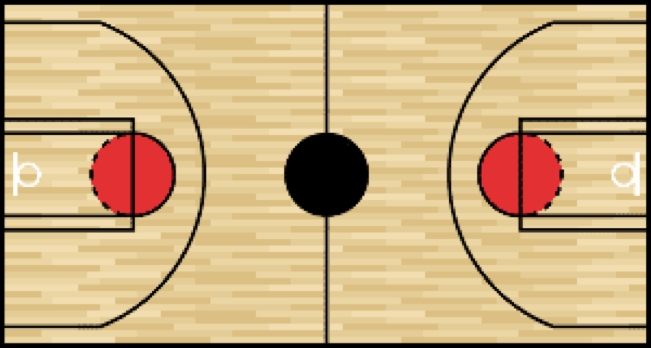
%> input picture GeneratebballTacticsFeatures/court.png, 651 x 348 px
$ octave runMILFeature.m   (GNU Octave 9; MATLAB toolbox functions it lacks are replaced by stand-ins)
%> lines starting %> are read from the running program, lines starting %| are printed output that depends on the picture
### codes/GeneratebballTacticsFeatures/gMIL.m
function gMIL(workingDir,featureSet)
%> called with workingDir = 'codes/GeneratebballTacticsFeatures'
% reset system figures and variables
% clear all
% close all
addpath(genpath(workingDir));
addpath(genpath([workingDir '/utility']));

LoadTacticsParams;


% Load Pre-Label Trajectories Data
load([workingDir '/S.mat']);
% load('SAlign.mat');
% load('originS.mat');


% Load Half-court Image
court = imread([workingDir '/court.png']);
%> court is the input picture: size 348x651x3 uint8; mean R, G, B 203.3, 175.4, 129.8
court = court(:, 326:end, :);
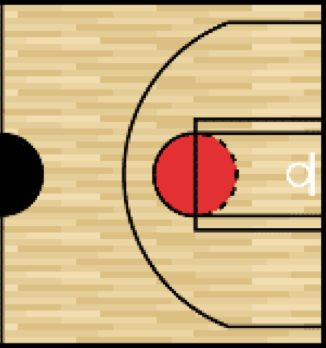
%> court: size 348x326x3 uint8; mean R, G, B 202.2, 174.5, 129.2
[h w c] = size(court);
%> h = 348; w = 326; c = 3
% leftHalfCourt = court(:,1:325,:);
% rightHalfCourt = court(:,326:end,:);

S = FixVideoMapping(S,court);

gtSAlign = AlignTraj(S,tactics.gtAlignment);

tacCentroid = [1 25 43 49 60 77 93 101 116 134];

tactics.refVideoIndex = tacCentroid;

Traj = gtSAlign(tacCentroid,:);
if  ~exist('gtCentroidAssign.mat','file')
    [gtCentroidAssign,gtCentroidCost] = FindGTCentroidAlign(tactics,Traj,'P+V');
    save('gtCentroidAssign.mat','gtCentroidAssign');
else
    load('gtCentroidAssign.mat');
end


fileIO.sourceDir = ['Collected Tactics' filesep 'Total' filesep];
fileIO.outputDir = ['Output' filesep];
if ~exist(fileIO.outputDir,'dir')
    mkdir(fileIO.outputDir);
end
% [13 lines of commented-out code are left out]
if  ~exist('gtSAlignSync.mat','file')
    [gtSAlignSync,~] = GenerateSyncData(gtSAlign,tactics,'concat','P+V');
    save('gtSAlignSync.mat','gtSAlignSync');
else
    load('gtSAlignSync.mat');
end
% [24 lines of commented-out code are left out]


bballZone = LoadBasketballCourtParam(court);
plotFlag = 1;
outputFeature = 0;
SYNC = 1;
stageNum = 10;
Zone = 0;


if sum(ismember(featureSet,{'P','V','P+V'}))

frameRate = 30;
for T = 1:size(gtSAlign,1)
    for p = 1:size(gtSAlign,2)
        gtSAlignSyncN{T,p}(:,1) = gtSAlignSync{T,p}(:,1)/w;
        gtSAlignSyncN{T,p}(:,2) = gtSAlignSync{T,p}(:,2)/h;
        gtVAlignSync{T,p} = makeDerivativeOfTime(gtSAlignSyncN{T,p},frameRate);
        gtVAlign{T,p} = makeDerivativeOfTime(gtSAlign{T,p},frameRate);
    end
end
% flip = 1;
% gtSAlignSyncFlip = GenerateSyncData(gtSAlign,tactics,flip);

gtStagePosition = DownSamplingFeature(gtSAlignSyncN,stageNum);

gtStageVelocity = DownSamplingFeature(gtVAlignSync,stageNum);


featureName = {'P','V','P+V'};

MILLFeatureData{1} = gtStagePosition;
MILLFeatureData{2} = gtStageVelocity;

for T=1:size(gtStagePosition,1)
    for p=1:size(gtStagePosition,2)
        MILLFeatureData{3}{T,p} = [gtStagePosition{T,p} gtStageVelocity{T,p}];
    end
end

NonSyncMILLFeatureData{1} = DownSamplingFeature(gtSAlign,stageNum);
NonSyncMILLFeatureData{2} = DownSamplingFeature(gtVAlign,stageNum);

% gtStageZone = transformPositionToCourtIndex(gtStagePosition,bballZone,court);
% gtStageZoneP = GenerateZoneFeature(gtStageZone,gtStagePosition);
% gtStageZoneV = GenerateZoneFeature(gtStageZone,gtStageVelocity);


playerNum = 1;
% single player raw sync feature (P,V,P+V)
GenerateMILFeature(playerNum,featureName,MILLFeatureData,tactics,gtCentroidAssign,SYNC)
% single player raw nonsync feature (P,V)
GenerateMILFeature(playerNum,featureName(1:2),NonSyncMILLFeatureData,tactics,gtCentroidAssign,~SYNC)
end


if sum(ismember(featureSet,{'ZoneDist'}))
% Hard Assigment
zoneFeature = {'ZoneDist'};

if ~exist('gtSZone.mat','file')
    gtSZone = transformPositionToCourtIndex(gtSAlignSync,bballZone,court);
    save('gtSZone.mat','gtSZone');
else
    load('gtSZone.mat');
end
gtStageZoneProb = DownSamplingFeature(gtSZone,stageNum);

gtStageZoneProbM{1} = gtStageZoneProb;
mKeyPlayer{1} = tactics.keyPlayer;
% ================================================================================================
% [gtStageZoneProbM{2},mKeyPlayer{2}] = MultiplePlayerFeature(gtStageZoneProb,tactics.keyPlayer,2);
%
% [gtStageZoneProbM{3},mKeyPlayer{3}] = MultiplePlayerFeature(gtStageZoneProb,tactics.keyPlayer,3);
%
% [gtStageZoneProbM{4},mKeyPlayer{4}] = MultiplePlayerFeature(gtStageZoneProb,tactics.keyPlayer,4);
%
% [gtStageZoneProbM{5},mKeyPlayer{5}] = MultiplePlayerFeature(gtStageZoneProb,tactics.keyPlayer,5);
%
% for playerNum = 1:5
%     GenerateMILFeature(playerNum,zoneFeature,gtStageZoneProbM(playerNum),tactics,gtCentroidAssign,SYNC,mKeyPlayer{playerNum});
% end
% =================================================================================================
for playerNum = 1:5
    GenerateMILFeature(playerNum,zoneFeature,gtStageZoneProbM,tactics,gtCentroidAssign,SYNC,mKeyPlayer{1});
end
end

% Soft Assignment
basketballArea = LoadBasketballCourtArea;
radius = 15;
minW = 1e-3;

if sum(ismember(featureSet,{'ZoneSoftAssignDist'}))

for v = 1:size(gtSAlignSync,1)
    for p = 1:size(gtSAlignSync,2)
        for f = 1:size(gtSAlignSync{v,p},1)
            %gtSAreaSoftAssign{v,p}(f,:) = zeros(1,length(basketballArea));
            c = gtSAlignSync{v,p}(f,1);
            r = gtSAlignSync{v,p}(f,2);
            for a = 1:length(basketballArea)
                distArray(a) = sqrt((c-basketballArea(a).CenterPosition(1))^2+ (r-basketballArea(a).CenterPosition(2))^2);
            end
            GMMWeight = exp(-distArray./(radius*2));
            GMMWeight = GMMWeight/sum(GMMWeight);
            GMMWeight(find(GMMWeight<minW)) = 0;
            gtSAreaSoftAssign{v,p}(f,:) = GMMWeight;
        end
    end
end
gtPhaseAreaProb = DownSamplingFeature(gtSAreaSoftAssign,stageNum);
gtPhaseAreaProbM{1} = gtPhaseAreaProb;
zoneFeature = {'ZoneSoftAssignDist'};
for playerNum = 2:5
    GenerateMILFeature(playerNum,zoneFeature,gtPhaseAreaProbM,tactics,gtCentroidAssign,SYNC ,tactics.keyPlayer);
end

end
if sum(ismember(featureSet,{'ZoneVelocitySoftAssign'}))
Direction = [0 1/4 1/2 3/4 1 -3/4 -1/2 -1/4]*pi;
frameRate = 30;
% velocity soft assignment
for T = 1:size(gtSAlignSync,1)
    disp(['Video ' int2str(T) ' processing ...']);
    for p = 1:size(gtSAlignSync,2)
        for f = 1:size(gtSAlignSync{T,p},1)
            c = gtSAlignSync{T,p}(f,1);
            r = gtSAlignSync{T,p}(f,2);
            for a = 1:length(basketballArea)
                distArray(a) = sqrt((c-basketballArea(a).CenterPosition(1))^2+ (r-basketballArea(a).CenterPosition(2))^2);
            end
            GMMWeight = exp(-distArray./(radius*2));
            GMMWeight = GMMWeight/sum(GMMWeight);
            GMMWeight(find(GMMWeight<minW)) = 0;

            if f ~= size(gtSAlignSync{T,p},1)
                v = frameRate*(gtSAlignSync{T,p}(f+1,:) - gtSAlignSync{T,p}(f,:));
            else
                v = frameRate*(gtSAlignSync{T,p}(f,:) - gtSAlignSync{T,p}(f-1,:));
            end
            vMag = sqrt(v(1)^2+v(2)^2);
            vAng = atan2(v(2),v(1));
            for t = 1:length(Direction)
                %weight(t) = cos((vAng-Direction(t))/2)^4;
                weight(t) = circ_vmpdf(Direction(t),vAng,2);
            end
            Prob = weight/sum(weight);
            for a = 1:length(basketballArea)
                gtVZoneSoftAssign{T,p}(f,(a-1)*length(Direction)+1:a*length(Direction)) = GMMWeight(a)*Prob*vMag;
            end
        end
    end
end
gtVPhaseAreaProb = DownSamplingFeature(gtVZoneSoftAssign,stageNum);
gtVPhaseAreaProbM{1} = gtVPhaseAreaProb;
zoneFeature = {'ZoneVelocitySoftAssign'};
for playerNum = 2:5
    GenerateMILFeature(playerNum,zoneFeature,gtVPhaseAreaProbM,tactics,gtCentroidAssign,SYNC ,tactics.keyPlayer);
end
end

if sum(ismember(featureSet,{'ZoneVSoftAssignConcat'}))
    Direction = [0 1/4 1/2 3/4 1 -3/4 -1/2 -1/4]*pi;
    frameRate = 30;
    % velocity soft assignment
    for T = 1:size(gtSAlignSync,1)
        disp(['Video ' int2str(T) ' processing ...']);
        for p = 1:size(gtSAlignSync,2)
            for f = 1:size(gtSAlignSync{T,p},1)
                c = gtSAlignSync{T,p}(f,1);
                r = gtSAlignSync{T,p}(f,2);
                for a = 1:length(basketballArea)
                    distArray(a) = sqrt((c-basketballArea(a).CenterPosition(1))^2+ (r-basketballArea(a).CenterPosition(2))^2);
                end
                GMMWeight = exp(-distArray./(radius*2));
                GMMWeight = GMMWeight/sum(GMMWeight);
                GMMWeight(find(GMMWeight<minW)) = 0;

                if f ~= size(gtSAlignSync{T,p},1)
                    v = frameRate*(gtSAlignSync{T,p}(f+1,:) - gtSAlignSync{T,p}(f,:));
                else
                    v = frameRate*(gtSAlignSync{T,p}(f,:) - gtSAlignSync{T,p}(f-1,:));
                end
                vMag = sqrt(v(1)^2+v(2)^2);
                vAng = atan2(v(2),v(1));
                for t = 1:length(Direction)
                    %weight(t) = cos((vAng-Direction(t))/2)^4;
                    weight(t) = circ_vmpdf(Direction(t),vAng,2);
                end
                Prob = weight/sum(weight);
                for a = 1:length(basketballArea)
                    gtVZoneSoftAssign{T,p}(f,(a-1)*length(Direction)+1:a*length(Direction)) = GMMWeight(a)*Prob*vMag;
                end
            end
        end
    end
    gtVPhaseAreaProb = DownSamplingFeature(gtVZoneSoftAssign,stageNum);
    gtVPhaseAreaProbM{1} = gtVPhaseAreaProb;
    zoneFeature = {'ZoneVSoftAssignConcat'};
    playerNum = [];
    GenerateMILFeature(playerNum,zoneFeature,gtVPhaseAreaProbM,tactics,gtCentroidAssign,SYNC ,tactics.keyPlayer);

end


% [74 lines of commented-out code are left out]


rmpath(genpath('utility'));
rmpath(genpath(workingDir));
end

### GeneratebballTacticsFeatures/FixVideoMapping.m
function Traj_fix = FixVideoMapping(Traj_origin,court)

[h w c] = size(court);
%> h = 348; w = 326; c = 3

Traj_fix = Traj_origin;

for p = 1:size(Traj_origin,2)
    Traj_fix{80,p}(:,1) = Traj_origin{80,p}(:,1);
    Traj_fix{80,p}(:,2) = h-Traj_origin{80,p}(:,2)+1;
end
%> after the loop, Traj_fix = 670 items


end

### codes/GeneratebballTacticsFeatures/utility/rawdataprocessing/AlignTraj.m
function outputTraj = AlignTraj(inputTraj,alignmentIndex)

for T = 1:size(inputTraj,1)
    display(['Tactic ' int2str(T) ':' ]);
    for p = 1:size(inputTraj,2)
        display([int2str(p) '->' int2str(alignmentIndex(T,p))]);
        outputTraj{T,p} = inputTraj{T,alignmentIndex(T,p)};
    end
end
%> this loop made 134 passes
%> (printed output is left out)
%> after the loop, outputTraj = 670 items
%> in gMIL, `Traj = gtSAlign(tacCentroid,:);`: Traj = 50 items


end

### codes/GeneratebballTacticsFeatures/utility/rawdataprocessing/FindGTCentroidAlign.m
function [assign,matcost] = FindGTCentroidAlign(tactics,Traj,feature)
%> called with feature = 'P+V'

frameRate = 30;
% calculate dtw matching
for r = 1:length(tactics.refVideoIndex)
    disp(['Calculate Matching in Tactic ' tactics.Name{r} '...']);

    switch feature
        case 'P'
            for t = 1:length(tactics.refVideoIndex)
                Traj_Temp(t,:) = Traj(t,:);
            end
        case 'P+V'
            for t = 1:length(tactics.refVideoIndex)
                Traj_Temp(t,:) = GeneratePVFeature(Traj(t,:),frameRate);
            end
        otherwise
            error('Not existed feature!');
    end

end
%> after the loop, Traj_Temp = 50 items

for t = 1:length(tactics.refVideoIndex)
    disp(['video ' int2str(t) ' dtw processing...']);
    for r= 1:length(tactics.refVideoIndex)%tactics.videoIndex{r}
        for p1= 1:size(Traj_Temp,2)
            for p2= 1:size(Traj_Temp,2)

                % sync with most important key player
                if ~exist('flip','var') || flip == 0
                %[Dist(t,r),D{t,r},k(t,r),w{t,r}]=dtw(Traj{t,1},Traj{tactics.refVideoIndex(r),1});
                %[Dist{t,r}(p),~,k{t,r}(p),w{t,r}{p}]=dtw(Traj{t,p},Traj{tactics.refVideoIndex(r),p});
                %avgDist(r,p) = Dist{t,r}(p)/k{t,r}(p);
%> the run ends on the next line
                [Dist{t,r}(p1,p2),D{t,r}{p1,p2},k{t,r}(p1,p2),w{t,r}{p1,p2}]=dtw(Traj_Temp{t,p1},Traj_Temp{r,p2});
                Dist{t,r}(p1,p2) = Dist{t,r}(p1,p2)/k{t,r}(p1,p2);
                end
            end
        end
        [assign{t,r},matcost(t,r)] = munkres(Dist{t,r});
    end
end


end

% [12 lines left out: function GeneratePVFeature, not called in this run]

### GeneratebballTacticsFeatures/LoadTacticsParams.m

tactics.Name = {'F23','EV','HK','PD','PT','RB','SP','WS','WV','WW'};
tactics.videoIndex = {1:15,16:26,27:46,47:55,56:68,69:83,84:98,99:111,112:127,128:134};
tactics.refVideoIndex = [1,19,30,47,60,69,84,106,112,129];
% F23 Alignment
tactics.gtAlignment(tactics.videoIndex{1},:) = [1 5 2 4 3; 1 5 2 4 3; 1 5 2 4 3; 1 5 2 4 3; 1 5 2 4 3; ...
    1 5 2 4 3; 1 5 2 4 3; 1 2 5 4 3; 1 5 2 4 3; 3 4 5 2 1; 1 2 5 4 3; 1 5 2 4 3; 1 5 2 4 3; 1 5 2 4 3;1 5 2 4 3];
% F23 KeyPlayers
tactics.keyPlayer(tactics.videoIndex{1},:)=repmat([1 1 1 0 0],length(tactics.videoIndex{1}),1);

% EV Alignment
tactics.gtAlignment(tactics.videoIndex{2},:) = [5 2 4 1 3; 1 2 4 3 5; 2 4 3 5 1; 3 4 2 5 1; 3 4 2 5 1; 3 4 2 5 1; ...
    3 4 2 5 1; 3 4 2 5 1; 3 4 2 5 1; 3 4 2 5 1; 3 4 2 5 1];
% EV KeyPlayers
tactics.keyPlayer(tactics.videoIndex{2},:)=repmat([1 1 1 0 0],length(tactics.videoIndex{2}),1);

% HK Alignment
tactics.gtAlignment(tactics.videoIndex{3},:) = [5 2 3 4 1; 3 1 2 5 4; 2 5 1 3 4; 2 4 5 3 1; 3 1 5 4 2; 3 1 4 5 2; ...
    3 2 5 4 1; 2 3 5 1 4; 1 5 4 3 2; 4 1 2 3 5; 3 1 4 2 5; 1 2 5 3 4; 5 2 4 3 1; 1 5 4 3 2; 1 4 3 5 2; ...
    3 2 1 4 5; 2 4 5 3 1; 2 4 1 5 3; 5 2 1 4 3; 2 1 5 3 4];
% HK KeyPlayers
tactics.keyPlayer(tactics.videoIndex{3},:)=repmat([1 1 1 0 0],length(tactics.videoIndex{3}),1);

% PD Alignment
tactics.gtAlignment(tactics.videoIndex{4},:) = [2 3 4 1 5; 2 3 4 1 5; 2 3 4 1 5; 2 3 4 1 5; 2 3 4 1 5; 1 3 2 4 5; ...
    2 3 4 1 5; 2 3 4 1 5; 3 2 4 1 5];
% PD KeyPlayers
tactics.keyPlayer(tactics.videoIndex{4},:)=repmat([1 1 1 0 0],length(tactics.videoIndex{4}),1);

% PT Alignment
%tactics.gtAlignment(tactics.videoIndex{5},:) = [1 2 5 4 3; 2 1 3 4 5; 1 2 3 5 4; 2 1 3 4 5; 2 1 3 4 5; 2 1 3 4 5; ...
%    2 1 3 4 5; 1 2 3 4 5;5 3 4 2 1; 1 2 4 3 5; 2 1 3 4 5; 1 3 5 2 4; 1 2 5 4 3];
tactics.gtAlignment(tactics.videoIndex{5},:) = [2 1 4 3 5; 2 1 4 3 5; 2 1 5 3 4; 1 2 4 5 3; 2 1 4 3 5; 2 1 4 3 5; ...
    2 1 4 3 5; 1 2 4 3 5; 5 3 2 4 1; 1 2 3 4 5; 2 1 4 5 3; 1 3 2 5 4; 1 2 4 5 3];
% PT KeyPlayers
tactics.keyPlayer(tactics.videoIndex{5},:)=repmat([1 1 0 1 0],length(tactics.videoIndex{5}),1);

% RB Alignment
tactics.gtAlignment(tactics.videoIndex{6},:) = [5 1 2 4 3; 5 1 2 4 3; 3 1 2 5 4; 3 1 2 4 5; 3 1 2 4 5; 3 1 2 4 5; ...
    3 1 2 4 5; 2 1 3 5 4; 5 1 2 4 3; 5 1 2 4 3; 5 2 1 4 3; 3 2 1 4 5; 5 1 2 4 3; 5 1 2 4 3; 5 1 2 4 3];
% RB Alignment
tactics.keyPlayer(tactics.videoIndex{6},:)=repmat([1 1 1 0 0],length(tactics.videoIndex{6}),1);

% SP Alignment
tactics.gtAlignment(tactics.videoIndex{7},:) = [1 3 2 5 4; 2 4 3 5 1; 5 3 4 2 1; 1 3 2 5 4; 5 3 4 2 1; 5 4 3 1 2; ...
    1 4 3 2 5; 1 3 2 4 5; 1 4 3 5 2; 1 3 2 5 4; 5 3 4 1 2; 5 3 4 1 2; 5 3 4 2 1; 5 3 4 1 2; 5 3 4 1 2];
% SP KeyPlayers
tactics.keyPlayer(tactics.videoIndex{7},:)=repmat([1 1 0 0 0],length(tactics.videoIndex{7}),1);

% WS Alignment
tactics.gtAlignment(tactics.videoIndex{8},:) = [2 5 4 1 3; 2 5 1 3 4; 2 3 4 1 5; 2 5 4 1 3; 2 3 1 5 4; 3 4 1 2 5; ...
    2 3 1 4 5; 4 5 2 1 3; 3 4 2 1 5; 2 3 1 5 4; 4 3 2 1 5; 5 3 1 4 2; 5 4 1 2 3];
% WS KeyPlayers
tactics.keyPlayer(tactics.videoIndex{8},:)=repmat([1 1 1 0 0],length(tactics.videoIndex{8}),1);

% WV Alignment
tactics.gtAlignment(tactics.videoIndex{9},:) = [1 3 2 5 4; 5 3 2 1 4; 1 4 5 3 2; 1 3 5 2 4; 1 4 2 5 3; 1 4 2 5 3; ...
    1 2 3 5 4; 2 1 5 3 4; 1 2 5 4 3; 1 3 2 4 5; 1 4 3 5 2; 1 4 3 5 2; 1 4 3 5 2; 1 4 2 5 3; 2 4 3 5 1; ...
    1 2 4 5 3];
% WV KeyPlayers
tactics.keyPlayer(tactics.videoIndex{9},:)=repmat([1 1 1 1 1],length(tactics.videoIndex{9}),1);

% WW Alignment
tactics.gtAlignment(tactics.videoIndex{10},:) = [2 1 5 4 3; 1 2 5 4 3; 1 2 5 4 3; 1 2 5 4 3; 1 2 5 4 3; 1 2 5 4 3; ...
    1 2 5 4 3];
% WW KeyPlayers
tactics.keyPlayer(tactics.videoIndex{10},:)=repmat([1 1 0 0 0],length(tactics.videoIndex{10}),1);

### runMILFeature.m

clear all
close all

addpath(genpath([pwd '/codes/GeneratebballTacticsFeatures']));

gMIL('codes/GeneratebballTacticsFeatures',{'ZoneVSoftAssignConcat'});
